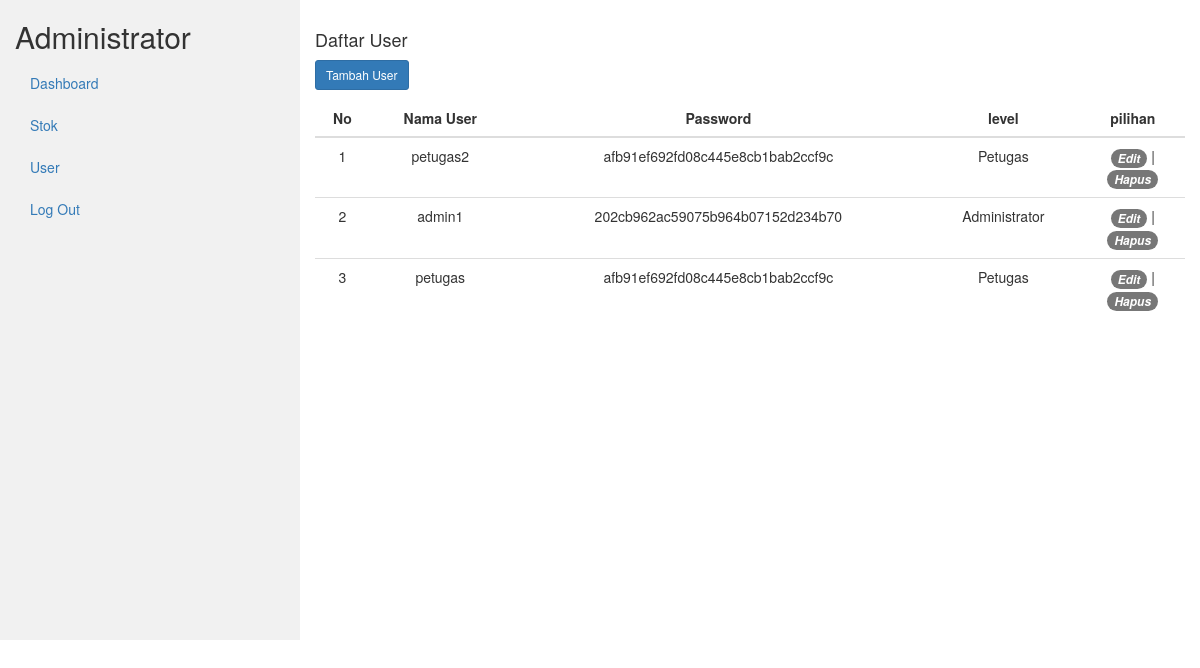
Screenshot of /petugas/index.php?page=user (signed in) with the database file from the repository.
### tables this page shows
CREATE TABLE `user` (
  `UserID` int(11) NOT NULL,
  `NamaUser` varchar(255) NOT NULL,
  `Password` varchar(255) NOT NULL,
  `level` enum('Administrator','Petugas') NOT NULL
);

### petugas/user.php (the view, shortened to what this page needs)
<div class="row">
        <div class="col-lg-12 grid-margin stretch-card">
              <div class="card">
                <div class="card-body">
                    <h4 class="card-title">Daftar User</h4>
                    <p class="card-description">
                        <?php
                            if ($level == "Administrator") {
                        ?>
                        <a href="?page=tambah-user" title="Tambah Produk"
                            class="btn btn-primary btn-icon-split btn-sm">
                                <span class="text">Tambah User</span>
                        </a>
                        <?php } ?>
                    </p>
                    <div class="table-responsive">
                        <table class="table" id="dataTable" width="100%" cellspacing="0">
                            <thead>
                                <tr>
                                    <th class="text-center">No</th>
                                    <th class="text-center">Nama User</th>
                                    <th class="text-center">Password</th>
                                    <th class="text-center">level</th>
                                    <?php
                                        if ($level == "Administrator") {
                                    ?>
                                    <th class="text-center">pilihan</th>
                                    <?php
                                        }
                                    ?>
                                </tr>
                            </thead>
                            <tbody>
                            <?php
                                $no = 1;
                                $sql = $koneksi->query("SELECT * FROM user");
                                while ($data= $sql->fetch_assoc()) {
                            ?>
                            <tr>
                                <td class="text-center"><?php echo $no++ ?></td>
                                <td class="text-center"><?php echo $data['NamaUser']?></td>
                                <td class="text-center"><?php echo $data['Password']?></td>
                                <td class="text-center"><?php echo $data['level']?></td>
                                <?php
                                    if ($level == "Administrator") {
                                ?>
                                <td class="text-center" align="center" width="12%"><a href="?page=edit-user&UserID=<?= $data['UserID']; ?>" class="badge badge-primary p-2" title="Edit"><i class="fas fa-edit">Edit</i></a> | <a href="?page=hapus-user&UserID=<?= $data['UserID']; ?>" class="badge badge-danger p-2 delete-data" title='Delete'><i class="">Hapus</i></a></td>
                                <?php } ?>
                            </tr>
                            <?php } ?>
                            </tbody>
                        </table>
                    </div>
                </div>
            </div>
        </div>
    </div>

### petugas/index.php (shortened to what this page needs)
<?php
include "../conn/koneksi.php";
$level = $_SESSION['level'];
?>
<!DOCTYPE html>
<html lang="en">
<head>
    <link rel="stylesheet" href="../bootstrap/bootstrap.min.css">
</head>
<body>
<div class="container-fluid">
  <div class="row content">
    <div class="col-sm-3 sidenav hidden-xs">
      <h2><?php echo $level; ?></h2>
      <ul class="nav nav-pills nav-stacked">
        <li><a href="index.php">Dashboard</a></li>
        <li><a href="?page=stok">Stok</a></li>
        <li><a href="?page=user">User</a></li>
        <li><a href="?page=logout">Log Out</a></li>
      </ul><br>
    </div>
    <br>
    <div class="col-sm-9">
        <?php
            if (isset($_GET['page'])) {
                $laman = $_GET['page'];
                switch ($laman) {
                    case 'user':
                        include "user.php";
                        break;
                }
            }
            else {
                include "dashboard.php";
            }
        ?>
    </div>
  </div>
</div>
</body>
</html>

### petugas/index.php (style rules this page uses)
.row.content { height: 640px }
.sidenav { background-color: #f1f1f1; height: 100%; }

### rows the page displays
user: NamaUser "petugas2", Password "afb91ef692fd08c445e8cb1bab2ccf9c", level "Petugas"
user: NamaUser "admin1", Password "202cb962ac59075b964b07152d234b70", level "Administrator"
user: NamaUser "petugas", Password "afb91ef692fd08c445e8cb1bab2ccf9c", level "Petugas"

### other values shown
$level "Administrator"
